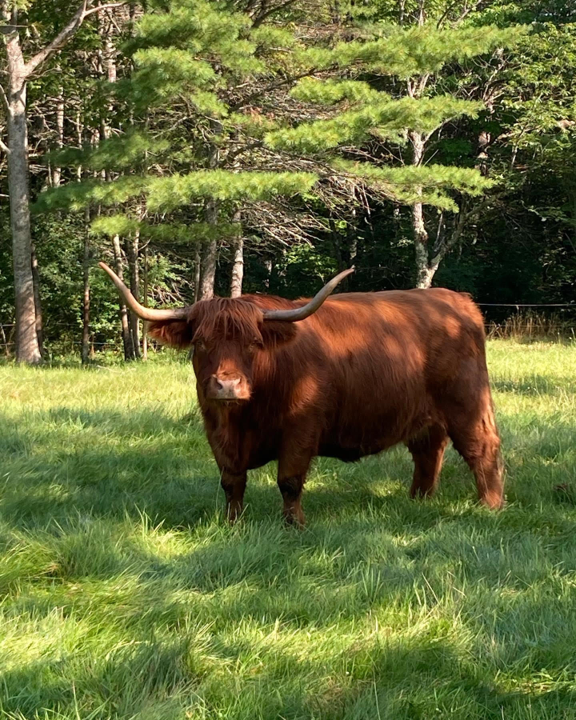
#> input picture cow.png, 576 x 720 px
$ python Project1_main.py
#> lines starting #> are read from the running program, lines starting #| are printed output that depends on the picture; after the words box and inside, x2 and y2 are one past the last pixel; in counts of white or black regions, pixels touching at a corner belong together
#################################
# Travis Allen
# CS 6640
# Project 1
# 8.31.21
#################################

# import necessary libraries
from matplotlib.text import OffsetFrom
import numpy as np                  # do useful calculations
import matplotlib.pyplot as plt     # plot graphs/make figures
import skimage as sk                # lots
from skimage import io              # read/write images
from skimage import exposure        # histogram equalization

#######################################################################
# 1: Preliminaries:
# You will need to be able to read images from a
# file (e.g. jpg or png), convert, as needed, to
# greyscale (make a function for this, using numpy
# "dot" command), display images (with a greyscale
# colormap), save images (for use in your report).

# define function to convert to greyscale with dot product
def color2grey(img):
    grey = [0.2126, 0.7152, 0.0722] # HD TV standard for RGB luminance
    return np.dot(img[...,:3],grey)

# # read image(s)
cow = io.imread("cow.png")
#> cow is the input picture: shape (720, 576, 4); mean R, G, B, A 101.2, 106.5, 57, 255
# grandview = io.imread("grandview.jpg")
# ridge = io.imread("ridgeline.jpg")
# legacy = io.imread("legacy_bridge.jpg")

# # transform image with user defined function
grey_cow = color2grey(cow)
#> in color2grey, `return np.dot(img[...,:3],grey)`:
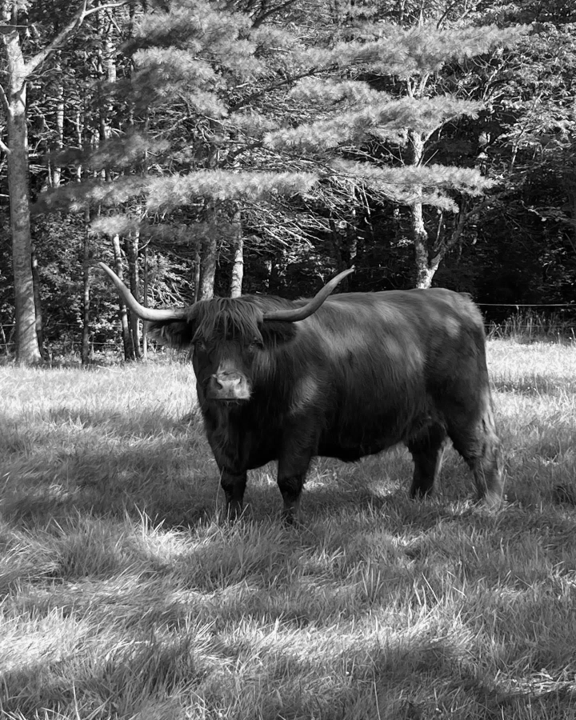
#> returned value: shape (720, 576) float64; min 0, max 254.6, mean 101.8
# [47 lines of commented-out code are left out]
from numba import jit
@jit(nopython=True)
def grey2hist(img,num_bins,plot,title,filename):
    # inputs are:
    # img: greyscale image to make histogram of
    # num_bins: number of bins in histogram
    # plot: should the function make a histogram? if yes, set plot=1
    # title: title on plot
    # filename: name to save image as. specifiy file type

    # determine the shape of the image
    image_size = img.shape
    num_rows = image_size[0]
    num_cols = image_size[1]

    # determine max intensity in image (for robustness)
    max_intensity = np.amax(img)

    # determine bin widths from max intensity and number of bins
    hist = np.zeros((num_bins+1,2))
    width = max_intensity/num_bins

    # loop through hist to fill first column with bin delimiters
    for u in range(num_bins+1):
        hist[u,0] = (u)*(width)

    # find number of counts in each bin
        # print(i)
    for j in range(num_rows):
        for k in range(num_cols):
            for i in range(num_bins):
                # check intensity at (j,k), compare to bin limits
                if (img[j,k] >= hist[i,0]) and (img[j,k] <= hist[i+1,0]):
                    hist[i,1]+=1

    # stack all columns of img end-to-end to create 1D array
    # note that order doesn't matter here because we are only
    # interested in counts
    vals = img.reshape(num_cols*num_rows,1)

    # [21 lines of commented-out code are left out]
    return hist, width

# read greyscale image
# gimg = io.imread("grey_cow.png", plugin='matplotlib')

# call histogram function, specify plot = 1 to show histogram
# hist_cow,width = grey2hist(grey_cow,25,1,'Histogram of Grey Cow','grey_cow_hist.png')
# hist_grand,width = grey2hist(grey_grandview,25,1,'Histogram of Cottonwood Gulch','grandview_hist.png')
# hist_legacy,width = grey2hist(grey_legacy,25,1,'Histogram of Legacy Bridge','legacy_hist.png')
# hist_ridge,width = grey2hist(grey_ridge,25,1,'Histogram of Ridgeline','ridge_hist.png')

# show histogram bin lower delimiters and counts
# print(hist)

#######################################################################
# 3. Regions and components: Define a function that performs
# double-sided (high and low) thresholding on images to define
# regions, visualize results (and histograms) on several images.
# Perform flood fill and connected component on these
# thresholded images.  Remove connected components that are smaller
# than a certain size (you specify).  Visualize the results as a
# color image (different colors for different regions).

def threshold(grey_img,delimiter):
    # grey_img: greyscale image to threshold
    # delimiter: intensity value at which to split image on scale from 1 to 0

    # determine the shape of the image
#> called with delimiter = 0.25
    image_size = grey_img.shape
#> image_size = (720, 576)
    num_rows = image_size[0]
#> num_rows = 720
    num_cols = image_size[1]
#> num_cols = 576
    new_img = np.zeros([num_rows,num_cols])

    # determine max intensity
    max_intensity = np.amax(grey_img)
#> max_intensity = 254.6

    # scale max intensity by delimiter
    cutoff = delimiter * max_intensity
#> cutoff = 63.66

    # threshold each pixel
    for j in range(num_rows):
        for k in range(num_cols):
            # check intensity at (j,k), compare to bin limits
            if (grey_img[j,k] < cutoff):
                new_img[j,k] = 0
            else:
                new_img[j,k] = 1
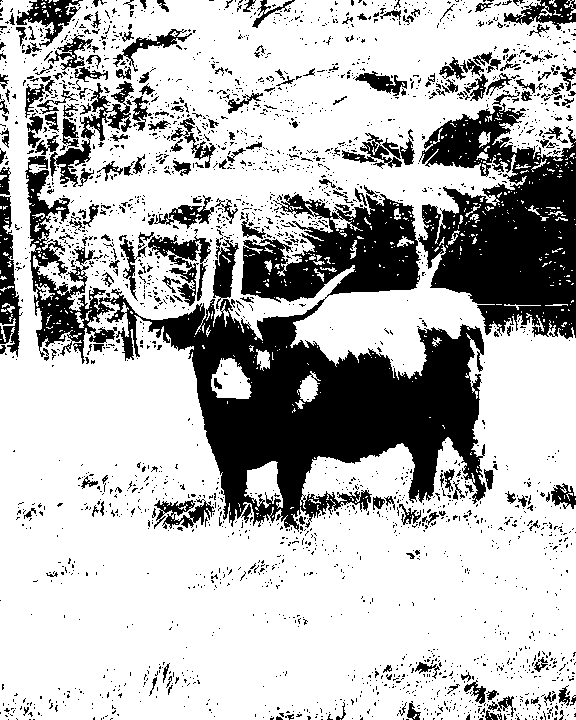
#> new_img: shape (720, 576) float64; values 0 (black) and 1 (white), 72.5% white; 2568 black regions (2354 under 20 px), largest, box (x1, y1, x2, y2) and area: (25, 156, 486, 532) 55387, (418, 103, 576, 339) 22848, (50, 81, 134, 187) 1926
    return new_img

# # threshold at 3 levels for cow, plot results, make histograms
thresh_cow_25 = threshold(grey_cow,0.25)
thresh_cow_50 = threshold(grey_cow,0.5)
#> call 2 of threshold, with delimiter = 0.5
#> in threshold (call 2), `cutoff = delimiter * max_intensity`: cutoff = 127.3
#> after the loop in threshold (call 2), `for j in range(num_rows):`:
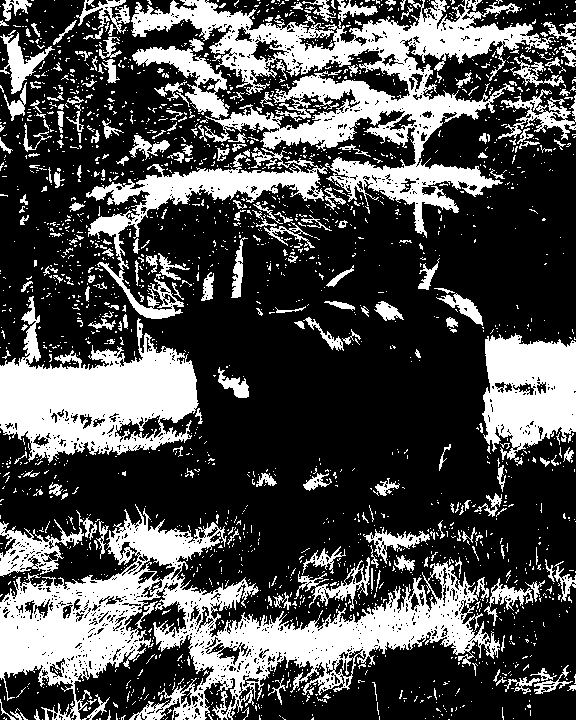
#> new_img: shape (720, 576) float64; values 0 (black) and 1 (white), 30.9% white; 2205 white regions (1968 under 20 px), largest, box (x1, y1, x2, y2) and area: (0, 504, 500, 720) 34070, (131, 0, 554, 238) 27199, (0, 296, 199, 463) 16434
thresh_cow_75 = threshold(grey_cow,0.75)
#> call 3 of threshold, with delimiter = 0.75
#> in threshold (call 3), `cutoff = delimiter * max_intensity`: cutoff = 191
#> after the loop in threshold (call 3), `for j in range(num_rows):`:
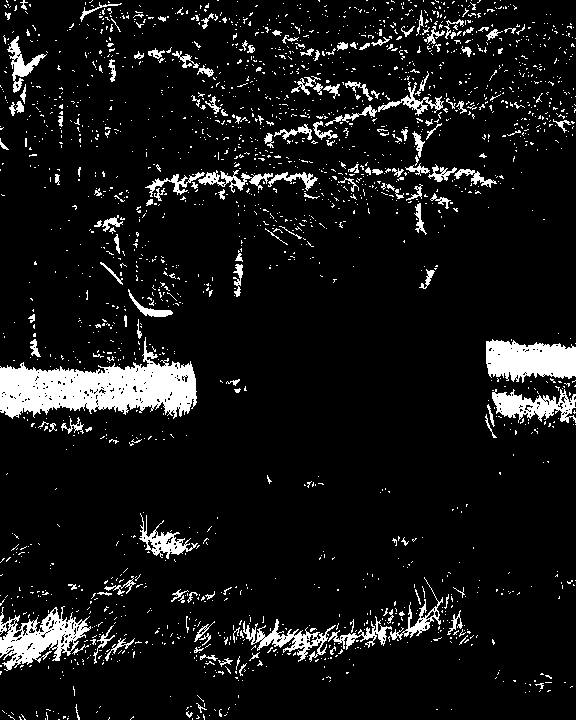
#> new_img: shape (720, 576) float64; values 0 (black) and 1 (white), 8.7% white; 2079 white regions (1922 under 20 px), largest, box (x1, y1, x2, y2) and area: (0, 337, 197, 419) 8215, (486, 339, 576, 383) 2911, (0, 606, 91, 671) 2627
thresh_cow_25_h,width = grey2hist(thresh_cow_25,10,0,'na','na')
#> thresh_cow_25_h = [[0, 113983], [0.1, 0], [0.2, 0], [0.3, 0], [0.4, 0], [0.5, 0], [0.6, 0], [0.7, 0], [0.8, 0], [0.9, 300737], [1, 0]]; width = 0.1
thresh_cow_50_h,width = grey2hist(thresh_cow_50,10,0,'na','na')
#> thresh_cow_50_h = [[0, 286477], [0.1, 0], [0.2, 0], [0.3, 0], [0.4, 0], [0.5, 0], [0.6, 0], [0.7, 0], [0.8, 0], [0.9, 128243], [1, 0]]
thresh_cow_75_h,width = grey2hist(thresh_cow_75,10,0,'na','na')
#> thresh_cow_75_h = [[0, 378559], [0.1, 0], [0.2, 0], [0.3, 0], [0.4, 0], [0.5, 0], [0.6, 0], [0.7, 0], [0.8, 0], [0.9, 36161], [1, 0]]

# [164 lines of commented-out code are left out]
from skimage import measure
from skimage import morphology

# # find each conected component in each thresholded image, show side by side.
# # remove connected components smaller than 64 connected pixels with
# # morphology.area_closing()

# cow #######################################################################
cc_cow_25 = measure.label(thresh_cow_25)
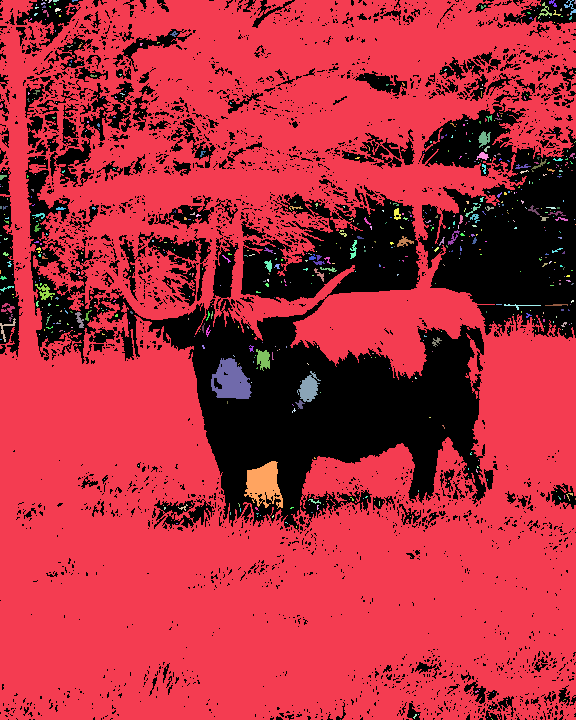
#> cc_cow_25: shape (720, 576) int64; 659 distinct labels, from 0 to 658; one colour per label, 0 black
cc_cow_50 = measure.label(thresh_cow_50)
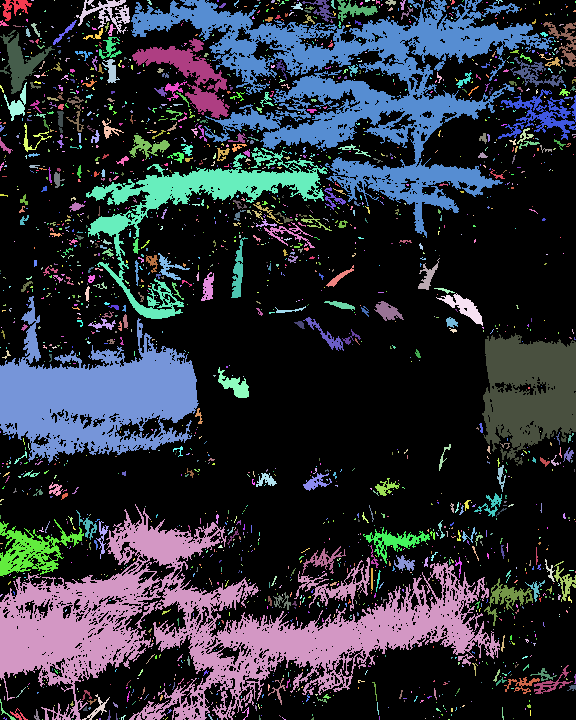
#> cc_cow_50: shape (720, 576) int64; 2206 distinct labels, from 0 to 2205; one colour per label, 0 black
cc_cow_75 = measure.label(thresh_cow_75)
#> cc_cow_75: shape (720, 576) int64; 2080 distinct labels, from 0 to 2079

ac_cow_25 = morphology.area_closing(thresh_cow_25,area_threshold=1024)
#> ac_cow_25: shape (720, 576) float64; values 0 (black) and 1 (white), 80.7% white; 5 black regions, box (x1, y1, x2, y2) and area: (25, 156, 486, 530) 43205, (418, 103, 576, 339) 22756, (241, 194, 421, 303) 11234, (0, 196, 22, 357) 1865, (16, 0, 83, 47) 1176
ac_cow_50 = morphology.area_closing(thresh_cow_50,area_threshold=1024)
#> ac_cow_50: shape (720, 576) float64; values 0 (black) and 1 (white), 34.4% white; 2122 white regions (1885 under 20 px), largest, box (x1, y1, x2, y2) and area: (0, 504, 500, 720) 40636, (131, 0, 554, 238) 30681, (0, 296, 199, 463) 17777
ac_cow_75 = morphology.area_closing(thresh_cow_75,area_threshold=1024)
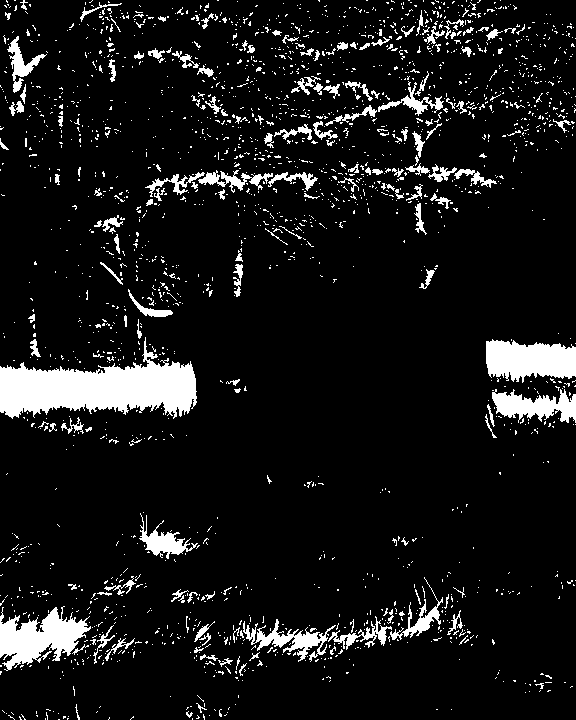
#> ac_cow_75: shape (720, 576) float64; values 0 (black) and 1 (white), 9.1% white; 2077 white regions (1920 under 20 px), largest, box (x1, y1, x2, y2) and area: (0, 337, 197, 419) 8525, (0, 606, 91, 671) 3102, (486, 339, 576, 383) 2959

plt.figure(figsize=(8, 5))

plt.subplot(231)
plt.imshow(cc_cow_25, cmap='nipy_spectral')
plt.axis('off')

plt.subplot(232)
plt.imshow(cc_cow_50, cmap='nipy_spectral')
plt.axis('off')

plt.subplot(233)
plt.imshow(cc_cow_75, cmap='nipy_spectral')
plt.axis('off')

plt.subplot(234)
plt.imshow(ac_cow_25, cmap='gray')
plt.axis('off')

plt.subplot(235)
plt.imshow(ac_cow_50, cmap='gray')
plt.axis('off')

plt.subplot(236)
plt.imshow(ac_cow_75, cmap='gray')
plt.axis('off')

plt.savefig('cow_cc.png', dpi=300)

plt.tight_layout()
plt.show()

# [260 lines of commented-out code are left out]
#> (the run stopped early here; a loop or call above may not have finished)
